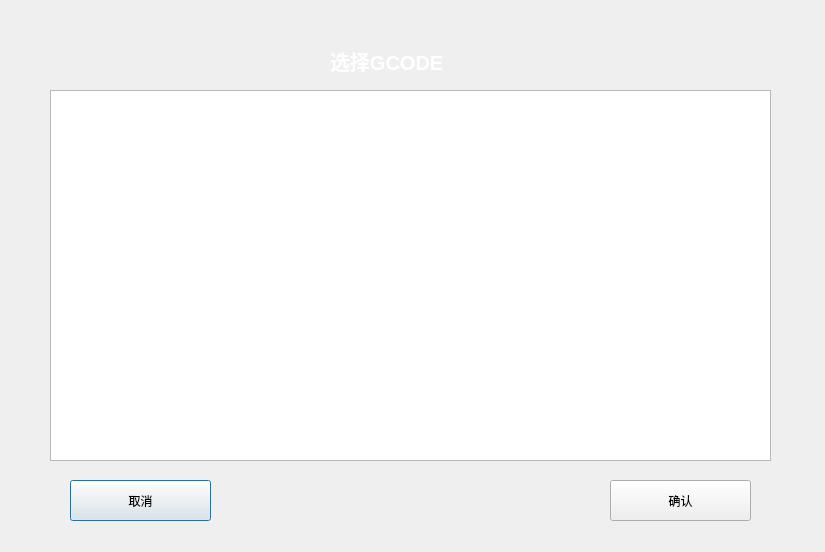
<?xml version="1.0" encoding="UTF-8"?>
<ui version="4.0">
 <class>Dialog_file</class>
 <widget class="QDialog" name="Dialog_file">
  <property name="geometry">
   <rect>
    <x>0</x>
    <y>0</y>
    <width>825</width>
    <height>552</height>
   </rect>
  </property>
  <property name="windowTitle">
   <string>Dialog</string>
  </property>
  <widget class="QListView" name="listView_file">
   <property name="geometry">
    <rect>
     <x>50</x>
     <y>90</y>
     <width>721</width>
     <height>371</height>
    </rect>
   </property>
   <property name="font">
    <font>
     <family>Arial</family>
     <pointsize>17</pointsize>
     <weight>50</weight>
     <italic>false</italic>
     <bold>false</bold>
    </font>
   </property>
   <property name="styleSheet">
    <string notr="true">font: 17pt &quot;Arial&quot;;
color: rgb(255, 255, 255，0);</string>
   </property>
  </widget>
  <widget class="QPushButton" name="pushButton">
   <property name="geometry">
    <rect>
     <x>70</x>
     <y>480</y>
     <width>141</width>
     <height>41</height>
    </rect>
   </property>
   <property name="text">
    <string>取消</string>
   </property>
  </widget>
  <widget class="QPushButton" name="pushButton_2">
   <property name="geometry">
    <rect>
     <x>610</x>
     <y>480</y>
     <width>141</width>
     <height>41</height>
    </rect>
   </property>
   <property name="text">
    <string>确认</string>
   </property>
  </widget>
  <widget class="QLabel" name="label">
   <property name="geometry">
    <rect>
     <x>330</x>
     <y>40</y>
     <width>131</width>
     <height>41</height>
    </rect>
   </property>
   <property name="font">
    <font>
     <pointsize>15</pointsize>
     <weight>75</weight>
     <bold>true</bold>
    </font>
   </property>
   <property name="styleSheet">
    <string notr="true">color:white</string>
   </property>
   <property name="text">
    <string>选择GCODE</string>
   </property>
  </widget>
 </widget>
 <resources/>
 <connections/>
</ui>
